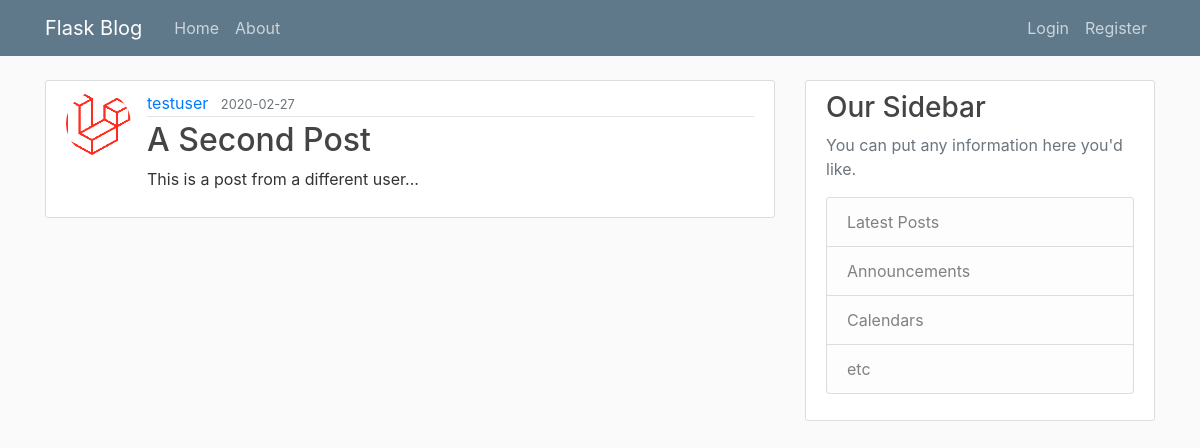
Before: /post/4 with the older database file.
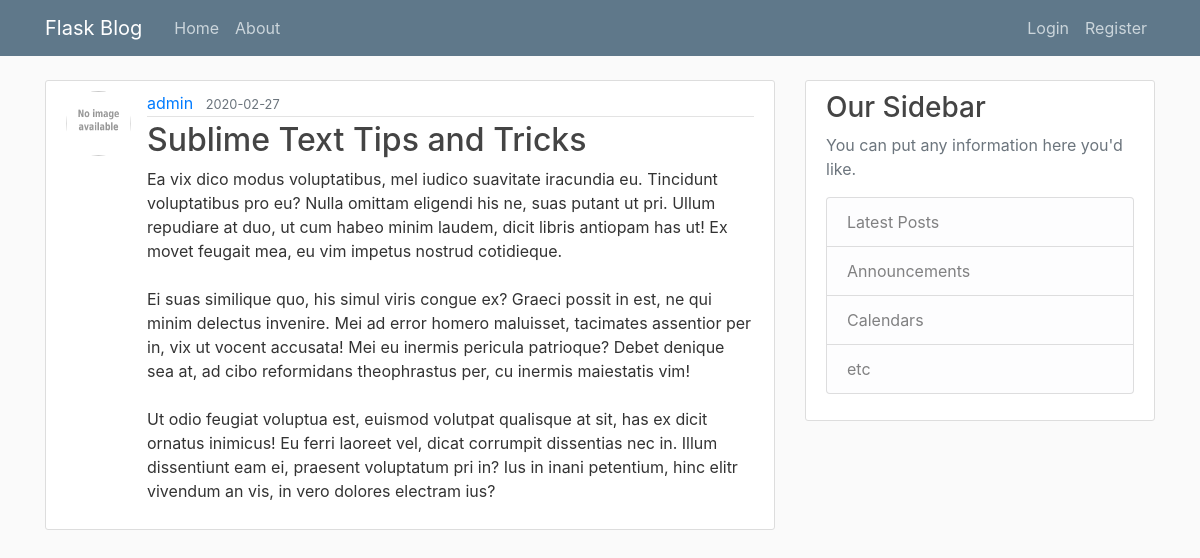
After: the same page with the newer database file.
### flaskblog/models.py (models this page shows, shortened)
class User(db.Model, UserMixin):
    id = db.Column(db.Integer, primary_key=True)
    username = db.Column(db.String(20), unique=True, nullable=False)
    email = db.Column(db.String(120), unique=True, nullable=False)
    image_file = db.Column(db.String(20), nullable=False, default='default.jpg')
    password = db.Column(db.String(60), nullable=False)
    posts = db.relationship('Post', backref='author', lazy=True)

class Post(db.Model):
    id = db.Column(db.Integer, primary_key=True)
    title = db.Column(db.String(100), nullable=False)
    date_posted = db.Column(db.DateTime, nullable=False, default=datetime.utcnow)
    content = db.Column(db.Text, nullable=False)
    user_id = db.Column(db.Integer, db.ForeignKey('user.id'), nullable=False)

### flaskblog/routes.py (the view)
@app.route('/post/<int:post_id>')
def post(post_id):
    post = Post.query.get_or_404(post_id)
    return render_template('post.html', title=post.title, post=post)

### flaskblog/templates/post.html (shortened to what this page needs)
{% extends 'layout.html' %}
{% block content %}
    <article class="media content-section">
        <img src="{{ url_for('static', filename='profile_pics/' + post.author.image_file) }}" alt="" class="rounded-circle article-img">
        <div class="media-body">
        <div class="article-metadata">
            <a class="mr-2" href="#">{{ post.author.username }}</a>
            <small class="text-muted">{{ post.date_posted.strftime('%Y-%m-%d') }}</small>
        </div>
        <h2 class="article-title">{{ post.title }}</h2>
        <p class="article-content">{{ post.content }}</p>
        </div>
    </article>
{% endblock content %}

Changed rows visible on the page:
no longer on this page (row edited): User: image_file (picture), author.username "testuser"
now on this page (row edited): User: image_file (placeholder picture), author.username "admin"
changed Post: title "A Second Post" → "Sublime Text Tips and Tricks"; content "This is a post from a different user..." → "Ea vix dico modus voluptatibus, mel iudico suavitate iracundia eu. Tincidunt voluptatibus pro eu? Nulla omittam eligendi his ne, suas putant ut pri. Ullum repudiare at duo, ut cum habeo minim laudem, dicit libris antiopam has ut! Ex movet feugait mea, eu vim impetus nostrud cotidieque. Ei suas similique quo, his simul viris congue ex? Graeci possit in est, ne qui minim delectus invenire. Mei ad error homero maluisset, tacimates assentior per in, vix ut vocent accusata! Mei eu inermis pericula patrioque? Debet denique sea at, ad cibo reformidans theophrastus per, cu inermis maiestatis vim! Ut odio feugiat voluptua est, euismod volutpat qualisque at sit, has ex dicit ornatus inimicus! Eu…"
